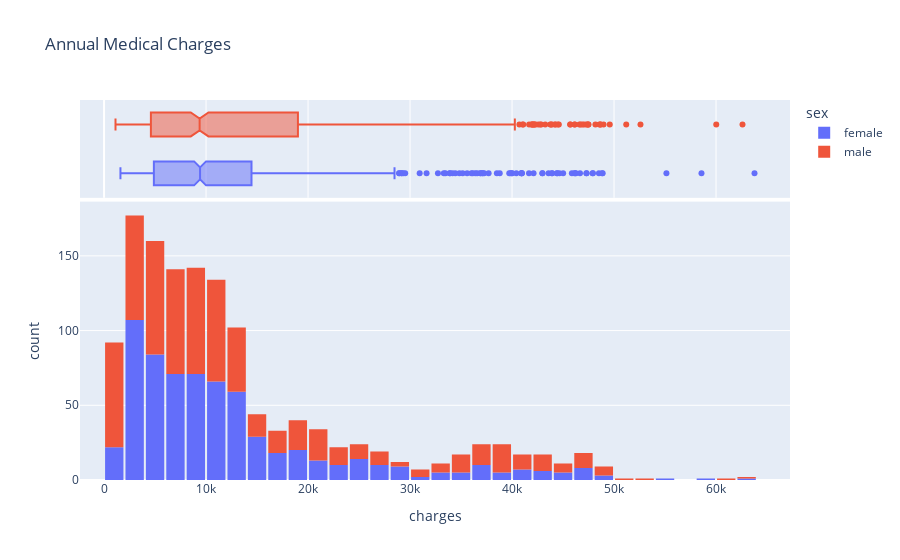

The cell this chart's notebook holds for it:
### Code cell
fig = px.histogram(medical_df, x='charges', marginal='box', color='sex',
                   title='Annual Medical Charges')
fig.update_layout(bargap=0.1)
fig.show()

### Figure 1 — Plotly figure (JSON) as saved in the notebook; plotly's stock layout.template omitted (floating-point values rounded to 4 significant figures; data arrays with more than 128 entries replaced by an {"elided": "..."} marker saying what was removed)
{"data": [{"alignmentgroup": "True", "bingroup": "x", "hovertemplate": "sex=female<br>charges=%{x}<br>count=%{y}<extra></extra>", "legendgroup": "female", "marker": {"color": "#636efa", "pattern": {"shape": ""}}, "name": "female", "offsetgroup": "female", "orientation": "v", "showlegend": true, "x": {"elided": "662 float values"}, "xaxis": "x", "yaxis": "y", "type": "histogram"}, {"alignmentgroup": "True", "hovertemplate": "sex=female<br>charges=%{x}<extra></extra>", "legendgroup": "female", "marker": {"color": "#636efa"}, "name": "female", "notched": true, "offsetgroup": "female", "showlegend": false, "x": {"elided": "662 float values"}, "xaxis": "x2", "yaxis": "y2", "type": "box"}, {"alignmentgroup": "True", "bingroup": "x", "hovertemplate": "sex=male<br>charges=%{x}<br>count=%{y}<extra></extra>", "legendgroup": "male", "marker": {"color": "#EF553B", "pattern": {"shape": ""}}, "name": "male", "offsetgroup": "male", "orientation": "v", "showlegend": true, "x": {"elided": "676 float values"}, "xaxis": "x", "yaxis": "y", "type": "histogram"}, {"alignmentgroup": "True", "hovertemplate": "sex=male<br>charges=%{x}<extra></extra>", "legendgroup": "male", "marker": {"color": "#EF553B"}, "name": "male", "notched": true, "offsetgroup": "male", "showlegend": false, "x": {"elided": "676 float values"}, "xaxis": "x2", "yaxis": "y2", "type": "box"}], "layout": {"xaxis": {"anchor": "y", "domain": [0.0, 1.0], "title": {"text": "charges"}}, "yaxis": {"anchor": "x", "domain": [0.0, 0.7326], "title": {"text": "count"}}, "xaxis2": {"anchor": "y2", "domain": [0.0, 1.0], "matches": "x", "showticklabels": false, "showgrid": true}, "yaxis2": {"anchor": "x2", "domain": [0.7426, 1.0], "matches": "y2", "showticklabels": false, "showline": false, "ticks": "", "showgrid": false}, "legend": {"title": {"text": "sex"}, "tracegroupgap": 0}, "title": {"text": "Annual Medical Charges"}, "barmode": "relative", "bargap": 0.1}}
